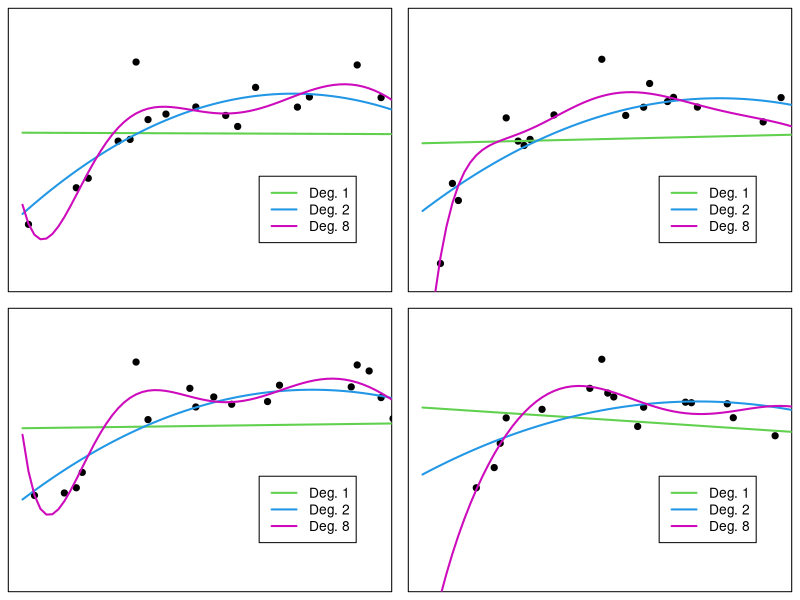

This chart was generated by the following R code:
set.seed(1234)

# True model
true.model <- function(x) {
  sin(x) + sqrt(x)
}

# Sample data from true model + noise
n <- 100
x <- seq(0, 5, length.out = n)
y <- true.model(x) + 0.3*rnorm(n)


# Fit polynomial
run.experiment <- function() {
  ss_mask <- sample(1:length(x), 25)
  x_ss <- x[ss_mask]
  y_ss <- y[ss_mask]
  x_rest <- x[-ss_mask]
  y_rest <- y[-ss_mask]
  
  plot(x_ss, y_ss, pch=19, col=1, xlim=c(0, 3), ylim=c(-0.4, 3.1), 
       axes=FALSE, frame.plot=TRUE, xlab="", ylab="")
  
  fit.model <- function(n, col) {
    if (n > 0) {
      m <- lm(y_ss ~ poly(x_ss, n, raw=TRUE))
    } else {
      m <- lm(y_ss ~ 1)
    }
    x_plot <- seq(min(x), max(x), length.out = 100)
    y_plot <- predict(m, data.frame(x_ss=x_plot))
    lines(x_plot, y_plot, col = col, lwd = 2)
  }
    
  fit.model(1, col = 3)
  fit.model(2, col = 4)
  fit.model(8, col = 6)
  legend(2, 1, legend = c("Deg. 1", "Deg. 2", "Deg. 8"),
         col = c(3, 4, 6), lwd = 2)
}

# Run 4 experiments
par(mfrow = c(2, 2), mar = c(0.5, 0.5, 0.5, 0.5))
run.experiment()
run.experiment()
run.experiment()
run.experiment()